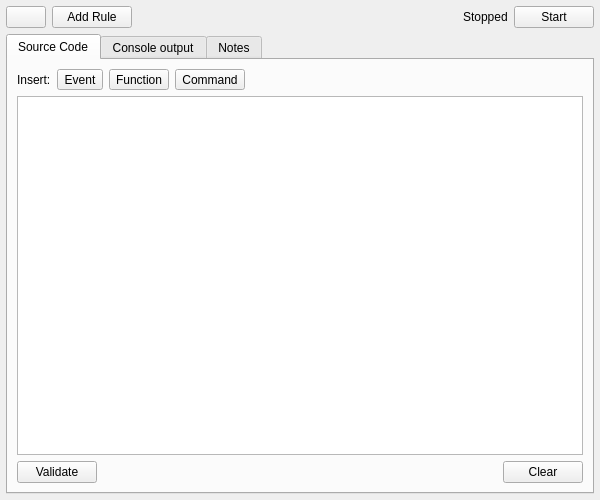
<?xml version="1.0" encoding="UTF-8"?>
<ui version="4.0">
 <class>ScriptWidget</class>
 <widget class="QWidget" name="ScriptWidget">
  <property name="geometry">
   <rect>
    <x>0</x>
    <y>0</y>
    <width>600</width>
    <height>500</height>
   </rect>
  </property>
  <property name="windowTitle">
   <string>Form</string>
  </property>
  <layout class="QGridLayout" name="gridLayout">
   <property name="leftMargin">
    <number>6</number>
   </property>
   <property name="topMargin">
    <number>6</number>
   </property>
   <property name="rightMargin">
    <number>6</number>
   </property>
   <property name="bottomMargin">
    <number>6</number>
   </property>
   <item row="0" column="0">
    <layout class="QHBoxLayout" name="horizontalLayout_2">
     <item>
      <widget class="QPushButton" name="scriptSave">
       <property name="text">
        <string/>
       </property>
       <property name="icon">
        <iconset resource="QtResource.qrc">
         <normaloff>:/Resources/Save.png</normaloff>:/Resources/Save.png</iconset>
       </property>
      </widget>
     </item>
     <item>
      <widget class="QPushButton" name="ruleAddButton">
       <property name="sizePolicy">
        <sizepolicy hsizetype="Preferred" vsizetype="Fixed">
         <horstretch>0</horstretch>
         <verstretch>0</verstretch>
        </sizepolicy>
       </property>
       <property name="minimumSize">
        <size>
         <width>60</width>
         <height>0</height>
        </size>
       </property>
       <property name="accessibleName">
        <string>TR00027</string>
       </property>
       <property name="text">
        <string>Add Rule</string>
       </property>
      </widget>
     </item>
     <item>
      <spacer name="horizontalSpacer">
       <property name="orientation">
        <enum>Qt::Horizontal</enum>
       </property>
       <property name="sizeHint" stdset="0">
        <size>
         <width>0</width>
         <height>0</height>
        </size>
       </property>
      </spacer>
     </item>
     <item>
      <widget class="QLabel" name="stateLabel">
       <property name="text">
        <string>Stopped</string>
       </property>
      </widget>
     </item>
     <item>
      <widget class="QPushButton" name="buttonStartStop">
       <property name="text">
        <string>Start</string>
       </property>
       <property name="shortcut">
        <string>Ctrl+F5</string>
       </property>
      </widget>
     </item>
    </layout>
   </item>
   <item row="1" column="0">
    <widget class="QTabWidget" name="scriptTabWidget">
     <property name="tabPosition">
      <enum>QTabWidget::North</enum>
     </property>
     <property name="currentIndex">
      <number>0</number>
     </property>
     <widget class="QWidget" name="tab">
      <attribute name="title">
       <string>Source Code</string>
      </attribute>
      <layout class="QGridLayout" name="gridLayout_2">
       <item row="1" column="0" colspan="2">
        <widget class="QPlainTextEdit" name="sourceCode"/>
       </item>
       <item row="0" column="0" colspan="2">
        <layout class="QHBoxLayout" name="horizontalLayout">
         <item>
          <widget class="QLabel" name="label">
           <property name="sizePolicy">
            <sizepolicy hsizetype="Maximum" vsizetype="Preferred">
             <horstretch>0</horstretch>
             <verstretch>0</verstretch>
            </sizepolicy>
           </property>
           <property name="accessibleName">
            <string>SCRIPT_INSERT</string>
           </property>
           <property name="text">
            <string>Insert:</string>
           </property>
          </widget>
         </item>
         <item>
          <widget class="QToolButton" name="insertEvents">
           <property name="sizePolicy">
            <sizepolicy hsizetype="Preferred" vsizetype="Maximum">
             <horstretch>0</horstretch>
             <verstretch>0</verstretch>
            </sizepolicy>
           </property>
           <property name="mouseTracking">
            <bool>true</bool>
           </property>
           <property name="accessibleName">
            <string/>
           </property>
           <property name="text">
            <string>Event</string>
           </property>
           <property name="popupMode">
            <enum>QToolButton::InstantPopup</enum>
           </property>
          </widget>
         </item>
         <item>
          <widget class="QToolButton" name="insertFunction">
           <property name="sizePolicy">
            <sizepolicy hsizetype="Preferred" vsizetype="Maximum">
             <horstretch>0</horstretch>
             <verstretch>0</verstretch>
            </sizepolicy>
           </property>
           <property name="mouseTracking">
            <bool>true</bool>
           </property>
           <property name="accessibleName">
            <string/>
           </property>
           <property name="text">
            <string>Function</string>
           </property>
           <property name="popupMode">
            <enum>QToolButton::InstantPopup</enum>
           </property>
          </widget>
         </item>
         <item>
          <widget class="QToolButton" name="insertCommand">
           <property name="sizePolicy">
            <sizepolicy hsizetype="Preferred" vsizetype="Maximum">
             <horstretch>0</horstretch>
             <verstretch>0</verstretch>
            </sizepolicy>
           </property>
           <property name="mouseTracking">
            <bool>true</bool>
           </property>
           <property name="accessibleName">
            <string/>
           </property>
           <property name="text">
            <string>Command</string>
           </property>
           <property name="popupMode">
            <enum>QToolButton::InstantPopup</enum>
           </property>
          </widget>
         </item>
         <item>
          <spacer name="horizontalSpacer_4">
           <property name="orientation">
            <enum>Qt::Horizontal</enum>
           </property>
           <property name="sizeHint" stdset="0">
            <size>
             <width>356</width>
             <height>10</height>
            </size>
           </property>
          </spacer>
         </item>
        </layout>
       </item>
       <item row="2" column="0" colspan="2">
        <layout class="QHBoxLayout" name="horizontalLayout_4">
         <item>
          <widget class="QPushButton" name="validateButton">
           <property name="accessibleName">
            <string>SCRIPT_VALIDATE</string>
           </property>
           <property name="text">
            <string>Validate</string>
           </property>
           <property name="shortcut">
            <string>F6</string>
           </property>
          </widget>
         </item>
         <item>
          <widget class="QLabel" name="statusLabel">
           <property name="sizePolicy">
            <sizepolicy hsizetype="Expanding" vsizetype="Preferred">
             <horstretch>0</horstretch>
             <verstretch>0</verstretch>
            </sizepolicy>
           </property>
           <property name="text">
            <string/>
           </property>
           <property name="wordWrap">
            <bool>true</bool>
           </property>
          </widget>
         </item>
         <item>
          <widget class="QPushButton" name="buttonClear">
           <property name="accessibleName">
            <string>CLEAR</string>
           </property>
           <property name="text">
            <string>Clear</string>
           </property>
          </widget>
         </item>
        </layout>
       </item>
      </layout>
     </widget>
     <widget class="QWidget" name="tab_2">
      <attribute name="title">
       <string>Console output</string>
      </attribute>
      <layout class="QGridLayout" name="gridLayout_3">
       <item row="1" column="3">
        <widget class="QWidget" name="clearFon" native="true">
         <property name="sizePolicy">
          <sizepolicy hsizetype="Preferred" vsizetype="Maximum">
           <horstretch>0</horstretch>
           <verstretch>0</verstretch>
          </sizepolicy>
         </property>
         <property name="minimumSize">
          <size>
           <width>0</width>
           <height>0</height>
          </size>
         </property>
         <layout class="QHBoxLayout" name="horizontalLayout_5">
          <property name="leftMargin">
           <number>0</number>
          </property>
          <property name="topMargin">
           <number>0</number>
          </property>
          <property name="rightMargin">
           <number>0</number>
          </property>
          <property name="bottomMargin">
           <number>0</number>
          </property>
          <item>
           <widget class="QPushButton" name="buttonClearLog">
            <property name="accessibleName">
             <string>CLEAR</string>
            </property>
            <property name="text">
             <string>Clear</string>
            </property>
           </widget>
          </item>
         </layout>
        </widget>
       </item>
       <item row="1" column="2">
        <spacer name="horizontalSpacer_2">
         <property name="orientation">
          <enum>Qt::Horizontal</enum>
         </property>
         <property name="sizeHint" stdset="0">
          <size>
           <width>37</width>
           <height>17</height>
          </size>
         </property>
        </spacer>
       </item>
       <item row="1" column="1">
        <widget class="QSpinBox" name="limitRowsValue">
         <property name="alignment">
          <set>Qt::AlignCenter</set>
         </property>
         <property name="maximum">
          <number>100000</number>
         </property>
         <property name="value">
          <number>20</number>
         </property>
        </widget>
       </item>
       <item row="1" column="0">
        <widget class="QLabel" name="limitRowsLabel">
         <property name="accessibleName">
          <string>LIMIT_ROWS</string>
         </property>
         <property name="text">
          <string>Limit rows:</string>
         </property>
        </widget>
       </item>
       <item row="0" column="0" colspan="4">
        <widget class="QPlainTextEdit" name="consoleOutput">
         <property name="readOnly">
          <bool>true</bool>
         </property>
         <property name="maximumBlockCount">
          <number>10</number>
         </property>
        </widget>
       </item>
      </layout>
     </widget>
     <widget class="QWidget" name="tab_3">
      <attribute name="title">
       <string>Notes</string>
      </attribute>
      <layout class="QGridLayout" name="gridLayout_4">
       <item row="0" column="0">
        <widget class="QPlainTextEdit" name="notes"/>
       </item>
       <item row="1" column="0">
        <widget class="QWidget" name="saveFon" native="true">
         <property name="sizePolicy">
          <sizepolicy hsizetype="Preferred" vsizetype="Maximum">
           <horstretch>0</horstretch>
           <verstretch>0</verstretch>
          </sizepolicy>
         </property>
         <layout class="QHBoxLayout" name="horizontalLayout_3">
          <property name="leftMargin">
           <number>0</number>
          </property>
          <property name="topMargin">
           <number>0</number>
          </property>
          <property name="rightMargin">
           <number>0</number>
          </property>
          <property name="bottomMargin">
           <number>0</number>
          </property>
          <item>
           <spacer name="horizontalSpacer_3">
            <property name="orientation">
             <enum>Qt::Horizontal</enum>
            </property>
            <property name="sizeHint" stdset="0">
             <size>
              <width>0</width>
              <height>5</height>
             </size>
            </property>
           </spacer>
          </item>
          <item>
           <widget class="QPushButton" name="buttonSave">
            <property name="accessibleName">
             <string>SAVE</string>
            </property>
            <property name="text">
             <string>Save</string>
            </property>
           </widget>
          </item>
         </layout>
        </widget>
       </item>
      </layout>
     </widget>
    </widget>
   </item>
  </layout>
 </widget>
 <resources>
  <include location="QtResource.qrc"/>
 </resources>
 <connections>
  <connection>
   <sender>notes</sender>
   <signal>textChanged()</signal>
   <receiver>ScriptWidget</receiver>
   <slot>noteChanged()</slot>
   <hints>
    <hint type="sourcelabel">
     <x>304</x>
     <y>138</y>
    </hint>
    <hint type="destinationlabel">
     <x>427</x>
     <y>142</y>
    </hint>
   </hints>
  </connection>
  <connection>
   <sender>buttonClearLog</sender>
   <signal>clicked()</signal>
   <receiver>consoleOutput</receiver>
   <slot>clear()</slot>
   <hints>
    <hint type="sourcelabel">
     <x>610</x>
     <y>633</y>
    </hint>
    <hint type="destinationlabel">
     <x>610</x>
     <y>515</y>
    </hint>
   </hints>
  </connection>
 </connections>
 <slots>
  <slot>noteChanged()</slot>
 </slots>
</ui>
